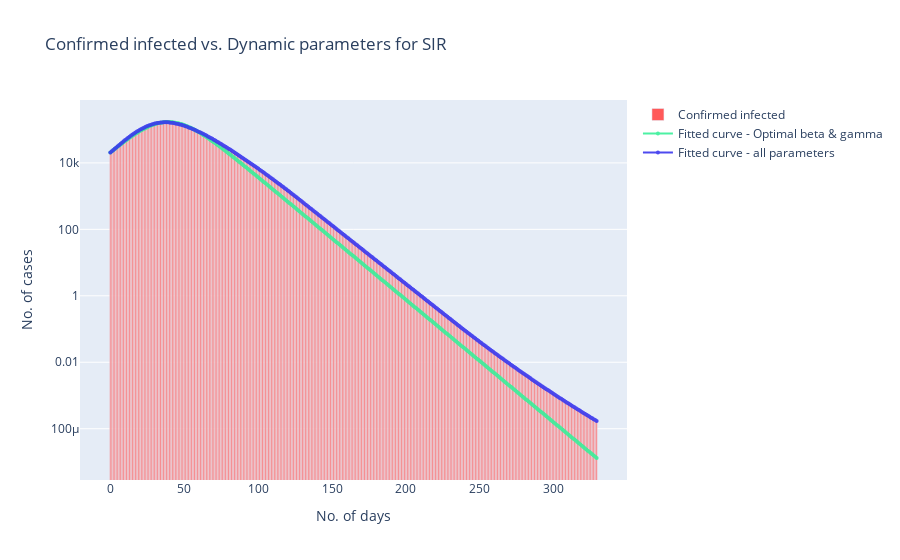

Write notebook code for a chart like this one.
### Code cell
#Plotting Confirmed infected vs. Dynamic parameters for Germany

sim_fig = go.Figure()
sim_fig.add_trace(go.Bar(x=np.arange(len(ydata)),
                                y=ydata, 
                                name='Confirmed infected',
                                orientation = 'v',marker_color = '#FF5959'
                                 )
                     )
sim_fig.add_trace(go.Scatter(x=t,
                                y=fitted,
                                mode='markers+lines',
                                opacity=0.9,
                                line_width=2,
                                marker_size=4,
                                marker_color = '#39F09A',
                                name='Fitted curve - Optimal beta & gamma'
                                 )
                     )
sim_fig.add_trace(go.Scatter(x=propagation_rates.index,
                                y=propagation_rates['infected'],
                                mode='markers+lines',
                                opacity=0.9,
                                line_width=2,
                                marker_size=4,
                                marker_color = '#3A37EE',
                                name='Fitted curve - all parameters'
                                 )
                     )

sim_fig.update_layout(
    xaxis_title="No. of days",
    yaxis_title="No. of cases",
    title = "Confirmed infected vs. Dynamic parameters for SIR"
)
sim_fig.update_layout(
    hoverlabel=dict(
        bgcolor="white", 
        font_size=16
    )
)
sim_fig.update_xaxes(nticks = 15,showspikes=True)
sim_fig.update_yaxes(showspikes=True,type="log")
sim_fig.show()

### Figure 1 — Plotly figure (JSON) as saved in the notebook; plotly's stock layout.template omitted (floating-point values rounded to 4 significant figures; data arrays with more than 128 entries replaced by an {"elided": "..."} marker saying what was removed)
{"data": [{"marker": {"color": "#FF5959"}, "name": "Confirmed infected", "orientation": "v", "type": "bar", "x": {"elided": "330 int values"}, "y": {"elided": "330 float values"}}, {"line": {"width": 2}, "marker": {"color": "#39F09A", "size": 4}, "mode": "markers+lines", "name": "Fitted curve - Optimal beta & gamma", "opacity": 0.9, "type": "scatter", "x": {"elided": "885 int values"}, "y": {"elided": "330 float values"}}, {"line": {"width": 2}, "marker": {"color": "#3A37EE", "size": 4}, "mode": "markers+lines", "name": "Fitted curve - all parameters", "opacity": 0.9, "type": "scatter", "x": {"elided": "330 int values"}, "y": {"elided": "330 float values"}}], "layout": {"hoverlabel": {"bgcolor": "white", "font": {"size": 16}}, "title": {"text": "Confirmed infected vs. Dynamic parameters for SIR"}, "xaxis": {"nticks": 15, "showspikes": true, "title": {"text": "No. of days"}}, "yaxis": {"showspikes": true, "title": {"text": "No. of cases"}, "type": "log"}}}
